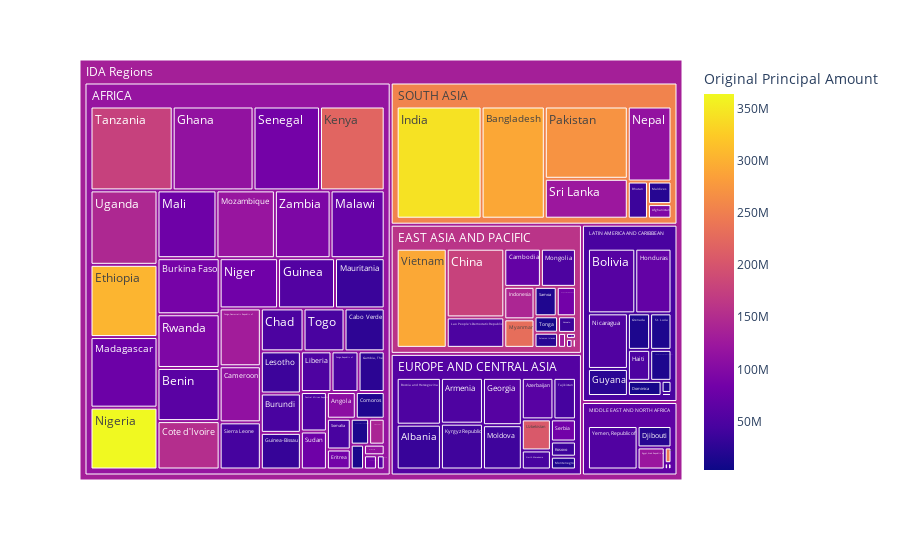

The cell this chart's notebook holds for it:
### Markdown cell above
#### A Treemap as an Alternative Representation

### Code cell
fig = px.treemap(df, path=[px.Constant('IDA Regions'), 'Region', 'Country'], 
                 values='Total Principal Amount',
                 color='Original Principal Amount'
                  )
fig.show()

### Figure 1 — Plotly figure (JSON) as saved in the notebook; plotly's stock layout.template omitted (floating-point values rounded to 4 significant figures)
{"data": [{"branchvalues": "total", "customdata": [[95410000.0], [33600000.0], [108100000.0], [51300000.0], [60300000.0], [291800000.0], [61680000.0], [36450000.0], [58170000.0], [51210000.0], [87920000.0], [46770000.0], [26090000.0], [70960000.0], [113200000.0], [19240000.0], [57320000.0], [51890000.0], [49350000.0], [178100000.0], [16310000.0], [130600000.0], [46600000.0], [152500000.0], [20900000.0], [9323000.0], [121800000.0], [12570000.0], [84990000.0], [304800000.0], [69740000.0], [24400000.0], [58270000.0], [114500000.0], [14820000.0], [55370000.0], [32270000.0], [25010000.0], [51040000.0], [70370000.0], [344300000.0], [142500000.0], [244600000.0], [240500000.0], [220700000.0], [37540000.0], [39150000.0], [48710000.0], [240500000.0], [37660000.0], [50930000.0], [78040000.0], [72970000.0], [21510000.0], [80390000.0], [35270000.0], [38430000.0], [49910000.0], [17920000.0], [120000000.0], [230500000.0], [115000000.0], [53910000.0], [82280000.0], [363900000.0], [46280000.0], [271600000.0], [85100000.0], [127500000.0], [94710000.0], [16480000.0], [14310000.0], [86040000.0], [83930000.0], [43480000.0], [23220000.0], [46000000.0], [81770000.0], [123700000.0], [3607000.0], [15070000.0], [15040000.0], [79930000.0], [44080000.0], [176900000.0], [60120000.0], [72390000.0], [46380000.0], [10180000.0], [144900000.0], [206100000.0], [35680000.0], [292200000.0], [117400000.0], [53990000.0], [93760000.0], [140100000.0], [117600000.0], [160400000.0], [55950000.0], [45970000.0], [66340000.0], [254200000.0], [133100000.0]], "domain": {"x": [0, 1], "y": [0, 1]}, "hovertemplate": "labels=%{label}<br>Total Principal Amount=%{value}<br>parent=%{parent}<br>id=%{id}<br>Original Principal Amount=%{color}<extra></extra>", "ids": ["IDA Regions/SOUTH ASIA/Afghanistan", "IDA Regions/EUROPE AND CENTRAL ASIA/Albania", "IDA Regions/AFRICA/Angola", "IDA Regions/EUROPE AND CENTRAL ASIA/Armenia", "IDA Regions/EUROPE AND CENTRAL ASIA/Azerbaijan", "IDA Regions/SOUTH ASIA/Bangladesh", "IDA Regions/AFRICA/Benin", "IDA Regions/SOUTH ASIA/Bhutan", "IDA Regions/LATIN AMERICA AND CARIBBEAN/Bolivia", "IDA Regions/EUROPE AND CENTRAL ASIA/Bosnia and Herzegovina", "IDA Regions/AFRICA/Burkina Faso", "IDA Regions/AFRICA/Burundi", "IDA Regions/AFRICA/Cabo Verde", "IDA Regions/EAST ASIA AND PACIFIC/Cambodia", "IDA Regions/AFRICA/Cameroon", "IDA Regions/LATIN AMERICA AND CARIBBEAN/Caribbean", "IDA Regions/AFRICA/Central Africa", "IDA Regions/AFRICA/Central African Republic", "IDA Regions/AFRICA/Chad", "IDA Regions/EAST ASIA AND PACIFIC/China", "IDA Regions/AFRICA/Comoros", "IDA Regions/AFRICA/Congo, Democratic Republic of", "IDA Regions/AFRICA/Congo, Republic of", "IDA Regions/AFRICA/Cote d'Ivoire", "IDA Regions/MIDDLE EAST AND NORTH AFRICA/Djibouti", "IDA Regions/LATIN AMERICA AND CARIBBEAN/Dominica", "IDA Regions/MIDDLE EAST AND NORTH AFRICA/Egypt, Arab Republic of", "IDA Regions/AFRICA/Equatorial Guinea", "IDA Regions/AFRICA/Eritrea", "IDA Regions/AFRICA/Ethiopia", "IDA Regions/EAST ASIA AND PACIFIC/Fiji", "IDA Regions/AFRICA/Gambia, The", "IDA Regions/EUROPE AND CENTRAL ASIA/Georgia", "IDA Regions/AFRICA/Ghana", "IDA Regions/LATIN AMERICA AND CARIBBEAN/Grenada", "IDA Regions/AFRICA/Guinea", "IDA Regions/AFRICA/Guinea-Bissau", "IDA Regions/LATIN AMERICA AND CARIBBEAN/Guyana", "IDA Regions/LATIN AMERICA AND CARIBBEAN/Haiti", "IDA Regions/LATIN AMERICA AND CARIBBEAN/Honduras", "IDA Regions/SOUTH ASIA/India", "IDA Regions/EAST ASIA AND PACIFIC/Indonesia", "IDA Regions/MIDDLE EAST AND NORTH AFRICA/Iraq", "IDA Regions/MIDDLE EAST AND NORTH AFRICA/Jordan", "IDA Regions/AFRICA/Kenya", "IDA Regions/EUROPE AND CENTRAL ASIA/Kosovo", "IDA Regions/EUROPE AND CENTRAL ASIA/Kyrgyz Republic", "IDA Regions/EAST ASIA AND PACIFIC/Lao People's Democratic Republic", "IDA Regions/MIDDLE EAST AND NORTH AFRICA/Lebanon", "IDA Regions/AFRICA/Lesotho", "IDA Regions/AFRICA/Liberia", "IDA Regions/AFRICA/Madagascar", "IDA Regions/AFRICA/Malawi", "IDA Regions/SOUTH ASIA/Maldives", "IDA Regions/AFRICA/Mali", "IDA Regions/AFRICA/Mauritania", "IDA Regions/EUROPE AND CENTRAL ASIA/Moldova", "IDA Regions/EAST ASIA AND PACIFIC/Mongolia", "IDA Regions/EUROPE AND CENTRAL ASIA/Montenegro", "IDA Regions/AFRICA/Mozambique", "IDA Regions/EAST ASIA AND PACIFIC/Myanmar", "IDA Regions/SOUTH ASIA/Nepal", "IDA Regions/LATIN AMERICA AND CARIBBEAN/Nicaragua", "IDA Regions/AFRICA/Niger", "IDA Regions/AFRICA/Nigeria", "IDA Regions/EUROPE AND CENTRAL ASIA/North Macedonia", "IDA Regions/SOUTH ASIA/Pakistan", "IDA Regions/EAST ASIA AND PACIFIC/Papua New Guinea", "IDA Regions/EAST ASIA AND PACIFIC/Philippines", "IDA Regions/AFRICA/Rwanda", "IDA Regions/EAST ASIA AND PACIFIC/Samoa", "IDA Regions/AFRICA/Sao Tome and Principe", "IDA Regions/AFRICA/Senegal", "IDA Regions/EUROPE AND CENTRAL ASIA/Serbia", "IDA Regions/AFRICA/Sierra Leone", "IDA Regions/EAST ASIA AND PACIFIC/Solomon Islands", "IDA Regions/AFRICA/Somalia", "IDA Regions/AFRICA/South Sudan", "IDA Regions/SOUTH ASIA/Sri Lanka", "IDA Regions/LATIN AMERICA AND CARIBBEAN/St. Kitts and Nevis", "IDA Regions/LATIN AMERICA AND CARIBBEAN/St. Lucia", "IDA Regions/LATIN AMERICA AND CARIBBEAN/St. Vincent and the Grenadines", "IDA Regions/AFRICA/Sudan", "IDA Regions/EUROPE AND CENTRAL ASIA/Tajikistan", "IDA Regions/AFRICA/Tanzania", "IDA Regions/EAST ASIA AND PACIFIC/Thailand", "IDA Regions/EAST ASIA AND PACIFIC/Timor-Leste", "IDA Regions/AFRICA/Togo", "IDA Regions/EAST ASIA AND PACIFIC/Tonga", "IDA Regions/AFRICA/Uganda", "IDA Regions/EUROPE AND CENTRAL ASIA/Uzbekistan", "IDA Regions/EAST ASIA AND PACIFIC/Vanuatu", "IDA Regions/EAST ASIA AND PACIFIC/Vietnam", "IDA Regions/AFRICA/Western Africa", "IDA Regions/MIDDLE EAST AND NORTH AFRICA/Yemen, Republic of", "IDA Regions/AFRICA/Zambia", "IDA Regions/AFRICA/Zimbabwe", "IDA Regions/AFRICA", "IDA Regions/EAST ASIA AND PACIFIC", "IDA Regions/EUROPE AND CENTRAL ASIA", "IDA Regions/LATIN AMERICA AND CARIBBEAN", "IDA Regions/MIDDLE EAST AND NORTH AFRICA", "IDA Regions/SOUTH ASIA", "IDA Regions"], "labels": ["Afghanistan", "Albania", "Angola", "Armenia", "Azerbaijan", "Bangladesh", "Benin", "Bhutan", "Bolivia", "Bosnia and Herzegovina", "Burkina Faso", "Burundi", "Cabo Verde", "Cambodia", "Cameroon", "Caribbean", "Central Africa", "Central African Republic", "Chad", "China", "Comoros", "Congo, Democratic Republic of", "Congo, Republic of", "Cote d'Ivoire", "Djibouti", "Dominica", "Egypt, Arab Republic of", "Equatorial Guinea", "Eritrea", "Ethiopia", "Fiji", "Gambia, The", "Georgia", "Ghana", "Grenada", "Guinea", "Guinea-Bissau", "Guyana", "Haiti", "Honduras", "India", "Indonesia", "Iraq", "Jordan", "Kenya", "Kosovo", "Kyrgyz Republic", "Lao People's Democratic Republic", "Lebanon", "Lesotho", "Liberia", "Madagascar", "Malawi", "Maldives", "Mali", "Mauritania", "Moldova", "Mongolia", "Montenegro", "Mozambique", "Myanmar", "Nepal", "Nicaragua", "Niger", "Nigeria", "North Macedonia", "Pakistan", "Papua New Guinea", "Philippines", "Rwanda", "Samoa", "Sao Tome and Principe", "Senegal", "Serbia", "Sierra Leone", "Solomon Islands", "Somalia", "South Sudan", "Sri Lanka", "St. Kitts and Nevis", "St. Lucia", "St. Vincent and the Grenadines", "Sudan", "Tajikistan", "Tanzania", "Thailand", "Timor-Leste", "Togo", "Tonga", "Uganda", "Uzbekistan", "Vanuatu", "Vietnam", "Western Africa", "Yemen, Republic of", "Zambia", "Zimbabwe", "AFRICA", "EAST ASIA AND PACIFIC", "EUROPE AND CENTRAL ASIA", "LATIN AMERICA AND CARIBBEAN", "MIDDLE EAST AND NORTH AFRICA", "SOUTH ASIA", "IDA Regions"], "marker": {"coloraxis": "coloraxis", "colors": [95410000.0, 33600000.0, 108100000.0, 51300000.0, 60300000.0, 291800000.0, 61680000.0, 36450000.0, 58170000.0, 51210000.0, 87920000.0, 46770000.0, 26090000.0, 70960000.0, 113200000.0, 19240000.0, 57320000.0, 51890000.0, 49350000.0, 178100000.0, 16310000.0, 130600000.0, 46600000.0, 152500000.0, 20900000.0, 9323000.0, 121800000.0, 12570000.0, 84990000.0, 304800000.0, 69740000.0, 24400000.0, 58270000.0, 114500000.0, 14820000.0, 55370000.0, 32270000.0, 25010000.0, 51040000.0, 70370000.0, 344300000.0, 142500000.0, 244600000.0, 240500000.0, 220700000.0, 37540000.0, 39150000.0, 48710000.0, 240500000.0, 37660000.0, 50930000.0, 78040000.0, 72970000.0, 21510000.0, 80390000.0, 35270000.0, 38430000.0, 49910000.0, 17920000.0, 120000000.0, 230500000.0, 115000000.0, 53910000.0, 82280000.0, 363900000.0, 46280000.0, 271600000.0, 85100000.0, 127500000.0, 94710000.0, 16480000.0, 14310000.0, 86040000.0, 83930000.0, 43480000.0, 23220000.0, 46000000.0, 81770000.0, 123700000.0, 3607000.0, 15070000.0, 15040000.0, 79930000.0, 44080000.0, 176900000.0, 60120000.0, 72390000.0, 46380000.0, 10180000.0, 144900000.0, 206100000.0, 35680000.0, 292200000.0, 117400000.0, 53990000.0, 93760000.0, 140100000.0, 117600000.0, 160400000.0, 55950000.0, 45970000.0, 66340000.0, 254200000.0, 133100000.0]}, "name": "", "parents": ["IDA Regions/SOUTH ASIA", "IDA Regions/EUROPE AND CENTRAL ASIA", "IDA Regions/AFRICA", "IDA Regions/EUROPE AND CENTRAL ASIA", "IDA Regions/EUROPE AND CENTRAL ASIA", "IDA Regions/SOUTH ASIA", "IDA Regions/AFRICA", "IDA Regions/SOUTH ASIA", "IDA Regions/LATIN AMERICA AND CARIBBEAN", "IDA Regions/EUROPE AND CENTRAL ASIA", "IDA Regions/AFRICA", "IDA Regions/AFRICA", "IDA Regions/AFRICA", "IDA Regions/EAST ASIA AND PACIFIC", "IDA Regions/AFRICA", "IDA Regions/LATIN AMERICA AND CARIBBEAN", "IDA Regions/AFRICA", "IDA Regions/AFRICA", "IDA Regions/AFRICA", "IDA Regions/EAST ASIA AND PACIFIC", "IDA Regions/AFRICA", "IDA Regions/AFRICA", "IDA Regions/AFRICA", "IDA Regions/AFRICA", "IDA Regions/MIDDLE EAST AND NORTH AFRICA", "IDA Regions/LATIN AMERICA AND CARIBBEAN", "IDA Regions/MIDDLE EAST AND NORTH AFRICA", "IDA Regions/AFRICA", "IDA Regions/AFRICA", "IDA Regions/AFRICA", "IDA Regions/EAST ASIA AND PACIFIC", "IDA Regions/AFRICA", "IDA Regions/EUROPE AND CENTRAL ASIA", "IDA Regions/AFRICA", "IDA Regions/LATIN AMERICA AND CARIBBEAN", "IDA Regions/AFRICA", "IDA Regions/AFRICA", "IDA Regions/LATIN AMERICA AND CARIBBEAN", "IDA Regions/LATIN AMERICA AND CARIBBEAN", "IDA Regions/LATIN AMERICA AND CARIBBEAN", "IDA Regions/SOUTH ASIA", "IDA Regions/EAST ASIA AND PACIFIC", "IDA Regions/MIDDLE EAST AND NORTH AFRICA", "IDA Regions/MIDDLE EAST AND NORTH AFRICA", "IDA Regions/AFRICA", "IDA Regions/EUROPE AND CENTRAL ASIA", "IDA Regions/EUROPE AND CENTRAL ASIA", "IDA Regions/EAST ASIA AND PACIFIC", "IDA Regions/MIDDLE EAST AND NORTH AFRICA", "IDA Regions/AFRICA", "IDA Regions/AFRICA", "IDA Regions/AFRICA", "IDA Regions/AFRICA", "IDA Regions/SOUTH ASIA", "IDA Regions/AFRICA", "IDA Regions/AFRICA", "IDA Regions/EUROPE AND CENTRAL ASIA", "IDA Regions/EAST ASIA AND PACIFIC", "IDA Regions/EUROPE AND CENTRAL ASIA", "IDA Regions/AFRICA", "IDA Regions/EAST ASIA AND PACIFIC", "IDA Regions/SOUTH ASIA", "IDA Regions/LATIN AMERICA AND CARIBBEAN", "IDA Regions/AFRICA", "IDA Regions/AFRICA", "IDA Regions/EUROPE AND CENTRAL ASIA", "IDA Regions/SOUTH ASIA", "IDA Regions/EAST ASIA AND PACIFIC", "IDA Regions/EAST ASIA AND PACIFIC", "IDA Regions/AFRICA", "IDA Regions/EAST ASIA AND PACIFIC", "IDA Regions/AFRICA", "IDA Regions/AFRICA", "IDA Regions/EUROPE AND CENTRAL ASIA", "IDA Regions/AFRICA", "IDA Regions/EAST ASIA AND PACIFIC", "IDA Regions/AFRICA", "IDA Regions/AFRICA", "IDA Regions/SOUTH ASIA", "IDA Regions/LATIN AMERICA AND CARIBBEAN", "IDA Regions/LATIN AMERICA AND CARIBBEAN", "IDA Regions/LATIN AMERICA AND CARIBBEAN", "IDA Regions/AFRICA", "IDA Regions/EUROPE AND CENTRAL ASIA", "IDA Regions/AFRICA", "IDA Regions/EAST ASIA AND PACIFIC", "IDA Regions/EAST ASIA AND PACIFIC", "IDA Regions/AFRICA", "IDA Regions/EAST ASIA AND PACIFIC", "IDA Regions/AFRICA", "IDA Regions/EUROPE AND CENTRAL ASIA", "IDA Regions/EAST ASIA AND PACIFIC", "IDA Regions/EAST ASIA AND PACIFIC", "IDA Regions/AFRICA", "IDA Regions/MIDDLE EAST AND NORTH AFRICA", "IDA Regions/AFRICA", "IDA Regions/AFRICA", "IDA Regions", "IDA Regions", "IDA Regions", "IDA Regions", "IDA Regions", "IDA Regions", ""], "type": "treemap", "values": [8259000000000.0, 51050000000000.0, 15770000000000.0, 49550000000000.0, 33790000000000.0, 170400000000000.0, 67570000000000.0, 18020000000000.0, 76580000000000.0, 53310000000000.0, 71325895885587, 32280000000000.0, 35290000000000.0, 35290000000000.0, 47300000000000.0, 3003000000000.0, 2252000000000.0, 21020000000000.0, 37540000000000.0, 99860000000000.0, 15770000000000.0, 48800000000000.0, 22520000000000.0, 61570000000000.0, 25530000000000.0, 12760000000000.0, 21020000000000.0, 6757000000000.0, 9760000000000.0, 99110000000000.0, 1502000000000.0, 21770000000000.0, 47300000000000.0, 138900000000000.0, 20270000000000.0, 58560000000000.0, 30030000000000.0, 27030000000000.0, 17270000000000.0, 58560000000000.0, 229000000000000.0, 24780000000000.0, 3754000000000.0, 750800000000.0, 111100000000000.0, 9760000000000.0, 49550000000000.0, 44300000000000.0, 750800000000.0, 34540000000000.0, 25530000000000.0, 96850000000000.0, 75080000000000.0, 12760000000000.0, 81840000000000.0, 51050000000000.0, 44300000000000.0, 33790000000000.0, 8259000000000.0, 81090000000000.0, 21770000000000.0, 78830000000000.0, 55560000000000.0, 60060000000000.0, 84840000000000.0, 14270000000000.0, 144200000000000.0, 14270000000000.0, 3003000000000.0, 68320000000000.0, 16520000000000.0, 9760000000000.0, 114100000000000.0, 14270000000000.0, 39790000000000.0, 9010000000000.0, 15020000000000.0, 3754000000000.0, 79580000000000.0, 750800000000.0, 19520000000000.0, 16520000000000.0, 20270000000000.0, 24030000000000.0, 141200000000000.0, 750800000000.0, 1502000000000.0, 36040000000000.0, 9760000000000.0, 102100000000000.0, 23270000000000.0, 7508000000000.0, 125400000000000.0, 4505000000000.0, 75830000000000.0, 77330000000000.0, 8259000000000.0, 2186000000000000.0, 449000000000000.0, 422700000000000.0, 307800000000000.0, 127600000000000.0, 741000000000000.0, 4234505818892057]}], "layout": {"coloraxis": {"colorbar": {"title": {"text": "Original Principal Amount"}}, "colorscale": [[0, "#0d0887"], [0.1111, "#46039f"], [0.2222, "#7201a8"], [0.3333, "#9c179e"], [0.4444, "#bd3786"], [0.5556, "#d8576b"], [0.6667, "#ed7953"], [0.7778, "#fb9f3a"], [0.8889, "#fdca26"], [1, "#f0f921"]]}, "legend": {"tracegroupgap": 0}, "margin": {"t": 60}}}
